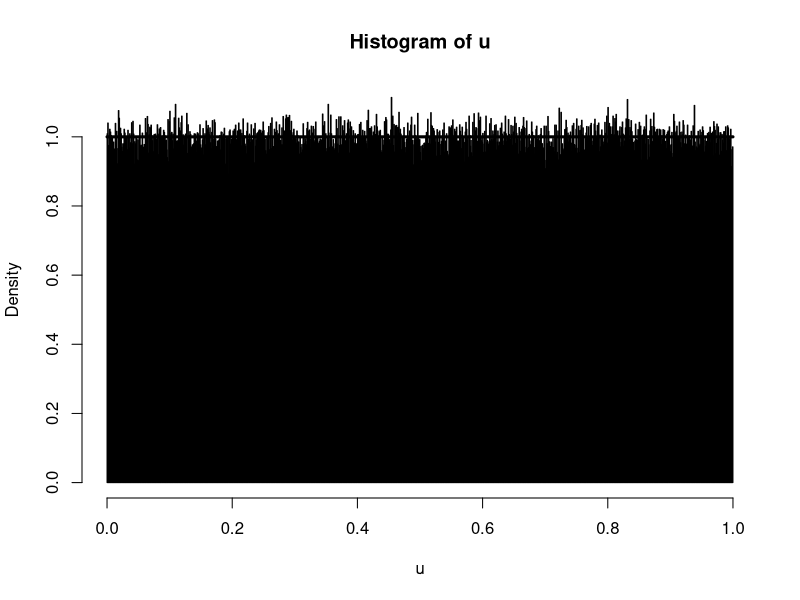
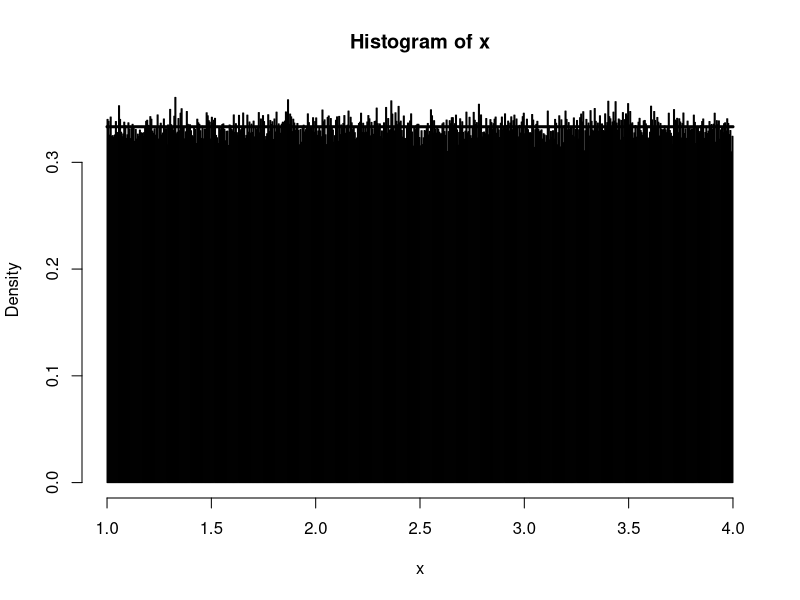
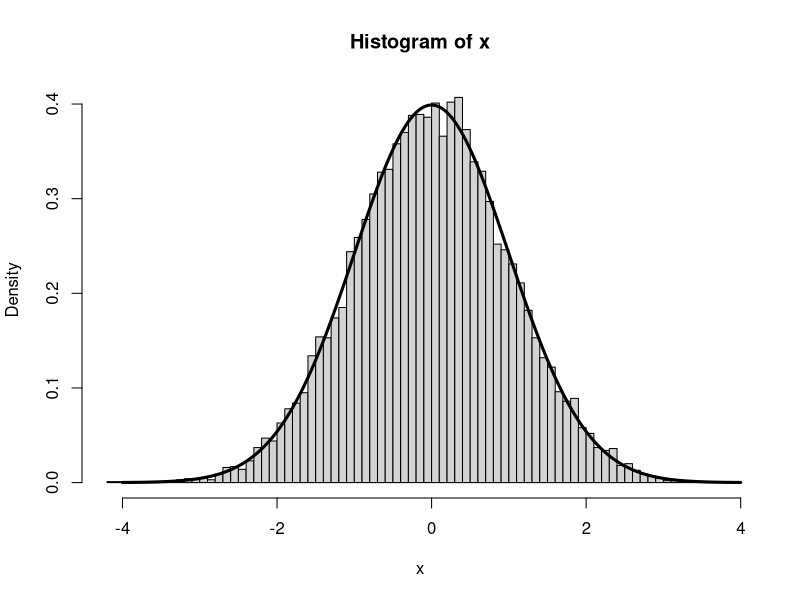
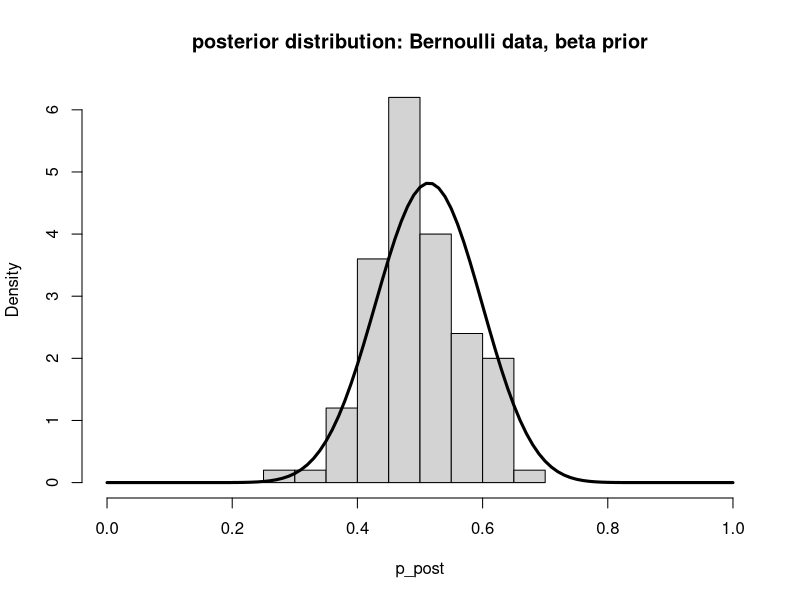

Here is the R script that generated these plots, in order:
# Random number and variable generation


# First, consider generating random instances from the uniform(0,1) distribution
n = 1000000
u = runif(n)
hist( u, breaks=floor(sqrt(n)), freq=F)
lines( c(0,1), c(1,1) , lwd=3)	


# Next, how to generate instances from a uniform(a,b) distribution?
a = 1
b = 4
x = a + u*(b - a)
hist( x, breaks=floor(sqrt(n)), freq=F)
lines( c( a, b), c( 1/(b-a), 1/(b-a)), lwd=3)	


# Now use the probability integral transform to use uniform(0,1) draws to 
# emulate random instances from the normal(0,1) distribution
n = 10000
u = runif(n)
x = qnorm(u)
hist( x, breaks=floor(sqrt(n)), freq=F)
grid = seq( -4, 4, by=.01)
lines( grid, dnorm( grid, mean=0, sd=1), lwd=3)	


# Recall from lecture that x ~ iid Bernoulli(p) data with prior p ~ beta(a,b) 
# results in the posterior distribution beta( a + sum(x), b + n - sum(x))

# Data generating model
p = .7
n = 30
x = (runif(n) < p)

# Prior and posterior specificatoin
a = 2
b = 5
n_post = 100
p_post = rbeta( n_post, shape1=a+sum(x), shape2=b+n-sum(x))


# Plot a histogram of random sample
hist( p_post, breaks=floor(sqrt(n_post)), freq=F, xlim=c(0,1),
      main="posterior distribution: Bernoulli data, beta prior")

grid = seq( 0, 1, by=.01)
lines( grid, dbeta( grid, shape1=a+sum(x), shape2=b+n-sum(x)), lwd=3)	


# What sort of things can random samples be used for?
# Monte Carol integration
n = 10000
alpha = 1
beta = 3
x = rgamma(n=n, shape=alpha, rate =beta)

# Approximate E(X)
x_bar = mean(x); x_bar
# Compare to the true mean of E(X) = alpha / beta
alpha / beta

# Approximate Var(X)
x2_bar = mean(x^2)
var_x = x2_bar - x_bar^2; var_x
# Compare to the true mean of Var(X) = alpha / beta^2
alpha / beta^2

# Approximate the probability that 0 < x < 6
b = .8
a = 0
prob = pgamma(b, shape=alpha, rate=beta) - pgamma(a, shape=alpha, rate=beta)
prob

MC_integral = mean( a < x & x < b ); MC_integral